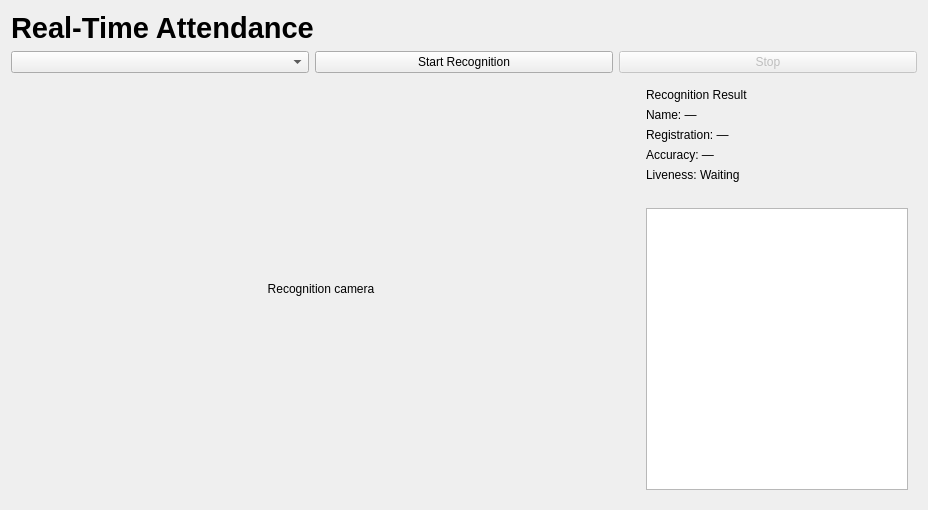
<?xml version="1.0" encoding="UTF-8"?><ui version="4.0"><class>AttendancePage</class><widget class="QWidget" name="AttendancePage"><layout class="QVBoxLayout"><item><widget class="QLabel" name="heading"><property name="text"><string>Real-Time Attendance</string></property><property name="styleSheet"><string>font-size:22pt;font-weight:700;</string></property></widget></item><item><layout class="QHBoxLayout"><item><widget class="QComboBox" name="cameraCombo"/></item><item><widget class="QPushButton" name="startButton"><property name="text"><string>Start Recognition</string></property></widget></item><item><widget class="QPushButton" name="stopButton"><property name="text"><string>Stop</string></property><property name="enabled"><bool>false</bool></property></widget></item></layout></item><item><layout class="QHBoxLayout"><item><widget class="QLabel" name="cameraLabel"><property name="minimumSize"><size><width>620</width><height>420</height></size></property><property name="text"><string>Recognition camera</string></property><property name="alignment"><set>Qt::AlignCenter</set></property></widget></item><item><widget class="QFrame" name="resultFrame"><property name="minimumSize"><size><width>280</width><height>0</height></size></property><layout class="QVBoxLayout"><item><widget class="QLabel" name="resultTitle"><property name="text"><string>Recognition Result</string></property></widget></item><item><widget class="QLabel" name="nameLabel"><property name="text"><string>Name: —</string></property></widget></item><item><widget class="QLabel" name="regLabel"><property name="text"><string>Registration: —</string></property></widget></item><item><widget class="QLabel" name="accuracyLabel"><property name="text"><string>Accuracy: —</string></property></widget></item><item><widget class="QLabel" name="livenessLabel"><property name="text"><string>Liveness: Waiting</string></property></widget></item><item><widget class="QLabel" name="confirmationLabel"><property name="text"><string/></property></widget></item><item><widget class="QListWidget" name="historyList"/></item></layout></widget></item></layout></item></layout></widget><resources/><connections/></ui>
